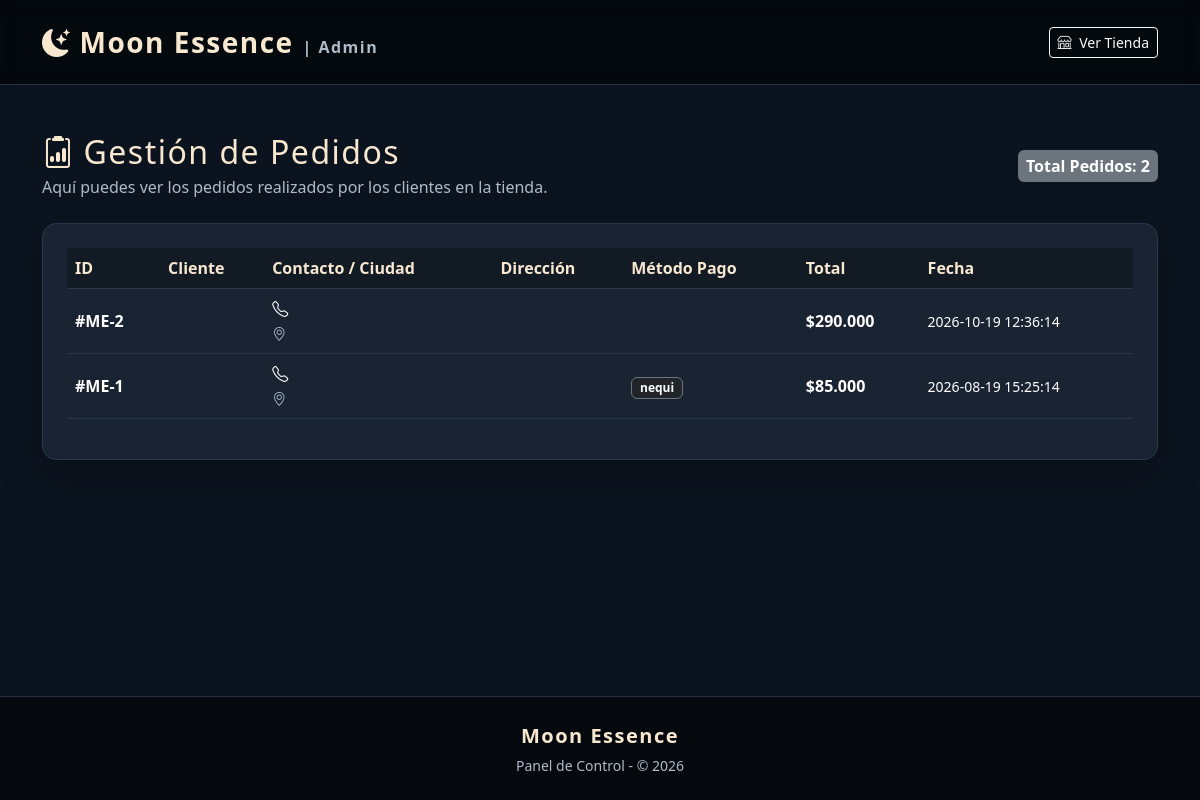
The page /admin/pedidos.php on the database as committed earlier.
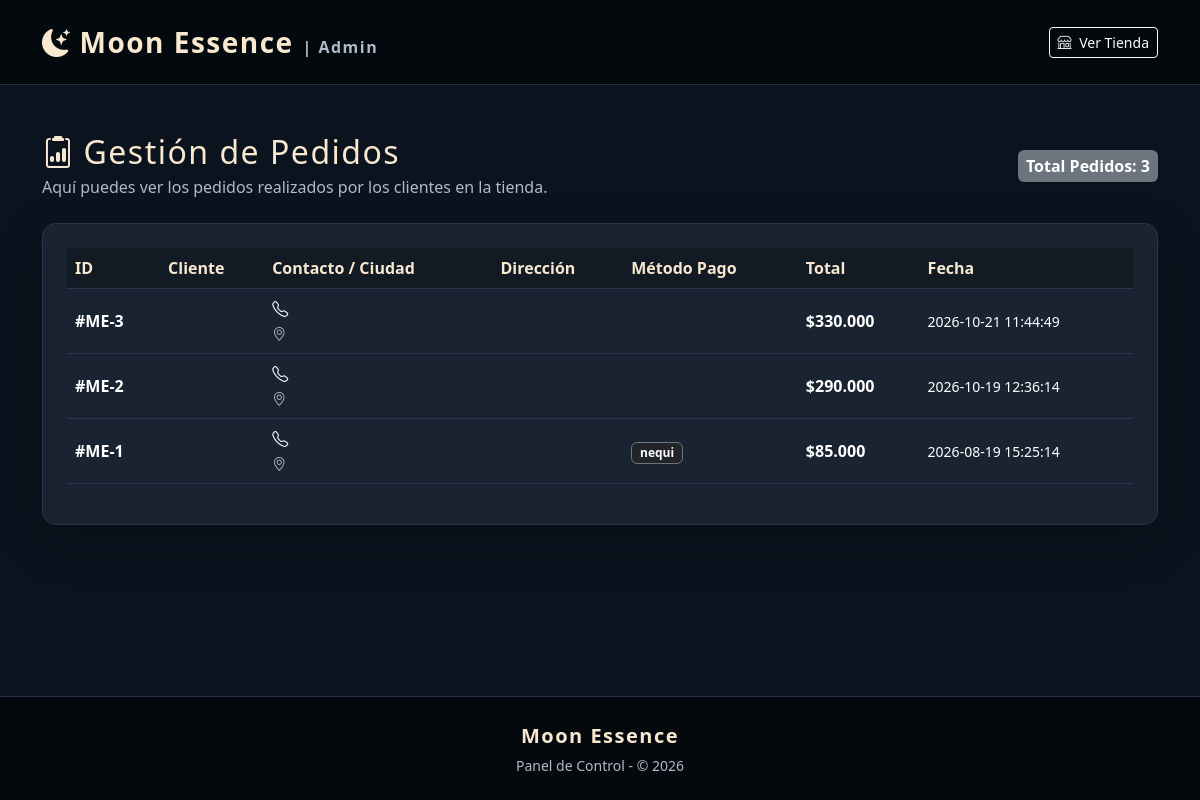
The same page on the database as committed later.
### tables this page shows
CREATE TABLE `pedidos` (
  `id_pedido` int(11) NOT NULL,
  `id_usuario` int(11) NOT NULL,
  `fecha_pedido` timestamp NOT NULL DEFAULT CURRENT_TIMESTAMP,
  `total` decimal(10,2) NOT NULL,
  `metodo_pago` enum('nequi','efectivo') NOT NULL,
  `estado_pedido` enum('pendiente','pagado','enviado','entregado','cancelado') DEFAULT 'pendiente',
  `fecha_creacion` datetime DEFAULT CURRENT_TIMESTAMP,
  `nombre_cliente` varchar(100) DEFAULT NULL,
  `telefono` varchar(30) DEFAULT NULL,
  `direccion` text,
  `ciudad` varchar(100) DEFAULT NULL,
  `notas` text
);

### admin/pedidos.php (the view, shortened to what this page needs)
<?php
$host = 'localhost';
$db   = 'moon_essence';
$user = 'root';
$pass = '';
try {
    $pdo = new PDO("mysql:host=$host;dbname=$db;charset=utf8", $user, $pass);
    $pdo->setAttribute(PDO::ATTR_ERRMODE, PDO::ERRMODE_EXCEPTION);
} catch (PDOException $e) {
    die("Error de conexión: " . $e->getMessage());
}
$stmt = $pdo->query("SELECT * FROM pedidos ORDER BY fecha_pedido DESC");
$pedidos = $stmt->fetchAll(PDO::FETCH_ASSOC);
?>
<!DOCTYPE html>
<html lang="es">
<head>
    <link href="https://cdn.jsdelivr.net/npm/bootstrap@5.3.0/dist/css/bootstrap.min.css" rel="stylesheet">
    <link rel="stylesheet" href="https://cdn.jsdelivr.net/npm/bootstrap-icons@1.11.0/font/bootstrap-icons.css">
</head>
<body>
<nav class="navbar navbar-expand-lg navbar-moon sticky-top py-3">
    <div class="container">
        <a class="navbar-brand fw-bold fs-3 brand-text" href="../index.php">
            <i class="bi bi-moon-stars-fill me-2"></i>Moon Essence <small class="fs-6 text-muted-moon">| Admin</small>
        </a>
        <a href="../index.php" class="btn btn-outline-light btn-sm"><i class="bi bi-shop me-1"></i> Ver Tienda</a>
    </div>
</nav>
<div class="container my-5">
    <div class="d-flex justify-content-between align-items-center mb-4">
        <div>
            <h2 class="brand-text mb-1"><i class="bi bi-clipboard2-data me-2"></i>Gestión de Pedidos</h2>
            <p class="text-muted-moon m-0">Aquí puedes ver los pedidos realizados por los clientes en la tienda.</p>
        </div>
        <span class="badge bg-secondary fs-6 p-2">Total Pedidos: <?= count($pedidos) ?></span>
    </div>
    <div class="card card-admin p-4 shadow-lg">
        <?php if (empty($pedidos)): ?>
            <div class="text-center py-5">
                <i class="bi bi-inbox fs-1 text-muted-moon"></i>
                <p class="text-muted-moon mt-3 fs-5">Aún no se ha registrado ningún pedido bajo la luna.</p>
            </div>
        <?php else: ?>
            <div class="table-responsive">
                <table class="table table-moon align-middle">
                    <thead>
                        <tr>
                            <th>ID</th>
                            <th>Cliente</th>
                            <th>Contacto / Ciudad</th>
                            <th>Dirección</th>
                            <th>Método Pago</th>
                            <th>Total</th>
                            <th>Fecha</th>
                        </tr>
                    </thead>
                    <tbody>
                        <?php foreach ($pedidos as $p): ?>
                            <tr>
                                <td class="fw-bold text-warning">#ME-<?= $p['id_pedido'] ?></td>
                                <td>
                                </td>
                                <td>
                                    <div><i class="bi bi-telephone me-1"></i><?= htmlspecialchars($p['telefono']) ?></div>
                                    <small class="text-muted-moon"><i class="bi bi-geo-alt me-1"></i><?= htmlspecialchars($p['ciudad']) ?></small>
                                </td>
                                <td>
                                </td>
                                <td><span class="badge bg-dark border border-secondary"><?= htmlspecialchars($p['metodo_pago'] ?? 'Contra Entrega') ?></span></td>
                                <td class="text-success fw-bold">$<?= number_format($p['total'], 0, ',', '.') ?></td>
                                <td class="small text-muted-moon"><?= $p['fecha_pedido'] ?></td>
                            </tr>
                        <?php endforeach; ?>
                    </tbody>
                </table>
            </div>
        <?php endif; ?>
    </div>
</div>
<footer class="py-4 mt-auto">
    <div class="container text-center">
        <p class="brand-text fw-bold mb-1 fs-5">Moon Essence</p>
        <p class="small m-0">Panel de Control - © 2026</p>
    </div>
</footer>
</body>
</html>

Rows that differ between the two databases and show on the page:
added pedidos: id_pedido "3", total "330.000", fecha_pedido "2026-10-21 11:44:49"
Other text that changed with them:
count($pedidos): "2" → "3"
